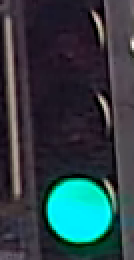
#> input picture 6_semester/ZAO/template/test-images/green-000810_02.png, 67 x 130 px (shown 2 times larger); its folder holds only this picture in this run
$ python main-2.py
#> lines starting #> are read from the running program, lines starting #| are printed output that depends on the picture; after the words box and inside, x2 and y2 are one past the last pixel; in counts of white or black regions, pixels touching at a corner belong together
import cv2 as cv # type: ignore
import numpy as np
import os
import matplotlib.pyplot as plt
from pathlib import Path

os.makedirs("out-red", exist_ok=True)
os.makedirs("out-green", exist_ok=True)

image_files = [f for f in os.listdir("test-images") if f.endswith(".png")]
correct = 0
total = len(image_files)

for image_name in image_files:
    image_path = os.path.join("test-images", image_name)
    image = cv.imread(image_path)
#> image is the input picture: shape (130, 67, 3); mean B, G, R 69.6, 64.2, 45.6
    image = cv.resize(image, (300, 600))
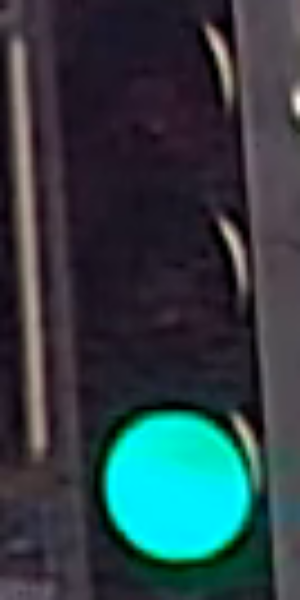
#> image: shape (600, 300, 3); mean B, G, R 69.5, 64, 45.5

    hsv = cv.cvtColor(image, cv.COLOR_BGR2HSV)
#> hsv: shape (600, 300, 3); mean H, S, V 122.8, 94.5, 73.7

    red_mask = cv.inRange(hsv, np.array([160, 100, 100]), np.array([180, 255, 255]))
#> red_mask: shape (600, 300); every value is 0

    green_mask = cv.inRange(hsv, np.array([40, 50, 50]), np.array([90, 255, 255]))
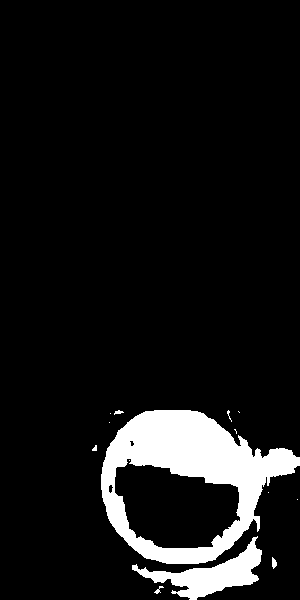
#> green_mask: shape (600, 300); 8.8% white; 14 white regions (8 under 20 px), largest, box (x1, y1, x2, y2) and area: (101, 410, 300, 564) 12845, (132, 536, 262, 600) 2785, (272, 557, 277, 569) 41, (154, 586, 164, 594) 29, (114, 410, 124, 415) 27, (92, 445, 97, 451) 21

    red_pixels = cv.countNonZero(red_mask)
#> red_pixels = 0
    green_pixels = cv.countNonZero(green_mask)
#> green_pixels = 15779

    color = None
    if red_pixels > green_pixels and red_pixels > 100:
        color = "red"
    elif green_pixels > red_pixels and green_pixels > 100:
        color = "green"

    if color:
        fig, ax = plt.subplots(1, 3, figsize=(15, 5))

        ax[0].imshow(cv.cvtColor(image, cv.COLOR_BGR2RGB))
        ax[0].set_title("Original Image")
        ax[0].axis("off")

        ax[1].imshow(red_mask, cmap="gray")
        ax[1].set_title(f"Red Region\nPixels: {red_pixels}")
        ax[1].axis("off")

        ax[2].imshow(green_mask, cmap="gray")
        ax[2].set_title(f"Green Region\nPixels: {green_pixels}")
        ax[2].axis("off")

        plt.tight_layout()
        plt.savefig(os.path.join(f"out-{color}", f"{Path(image_name).stem}_result.png"))
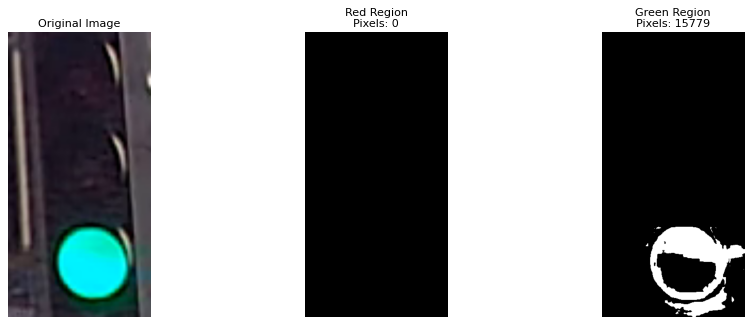
#> figure drawn by matplotlib, 3 panels
        plt.close()

        print(f"Detected {color} light in {image_name}")

        if (color == "red" and "red" in image_name.lower()) or (color == "green" and "green" in image_name.lower()):
            correct += 1

if total > 0:
    print(f"Accuracy: {(correct/total)*100:.2f}% ({correct}/{total})")

$ run again, on 6_semester/ZAO/template/test-images/green-000825_02.png
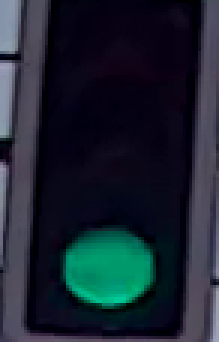
#> input picture 6_semester/ZAO/template/test-images/green-000825_02.png, 73 x 114 px (shown 3 times larger)
#> image is the input picture: shape (114, 73, 3); mean B, G, R 47.9, 36, 26.9
#> image: shape (600, 300, 3)
#> hsv: shape (600, 300, 3); mean H, S, V 120, 172.9, 50.6
#> red_mask: shape (600, 300); every value is 0
#> `green_mask = cv.inRange(hsv, np.array([40, 50, 50]), np.array([90, 255..`:
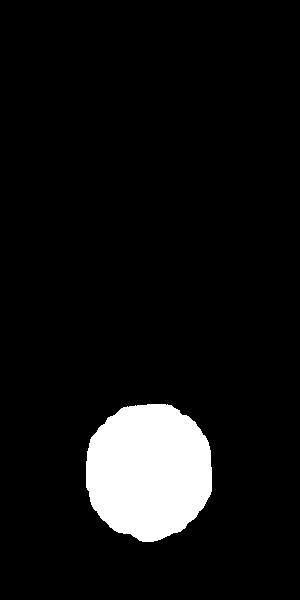
#> green_mask: shape (600, 300); 7.7% white; 1 white region, box (x1, y1, x2, y2) and area: (86, 404, 212, 542) 13840
#> red_pixels = 0
#> green_pixels = 13840
#> `plt.savefig(os.path.join(f"out-{color}", f"{Path(image_name).stem}_res..`:
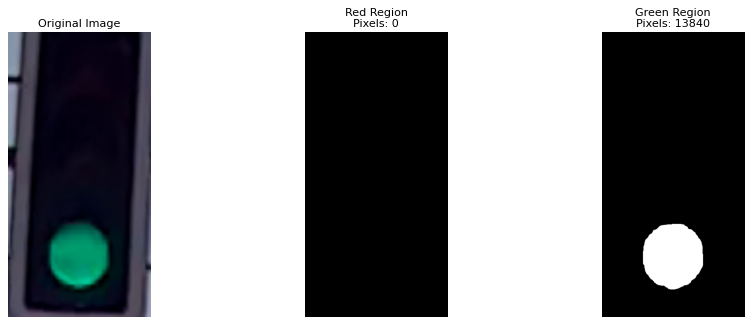
#> figure drawn by matplotlib, 3 panels
